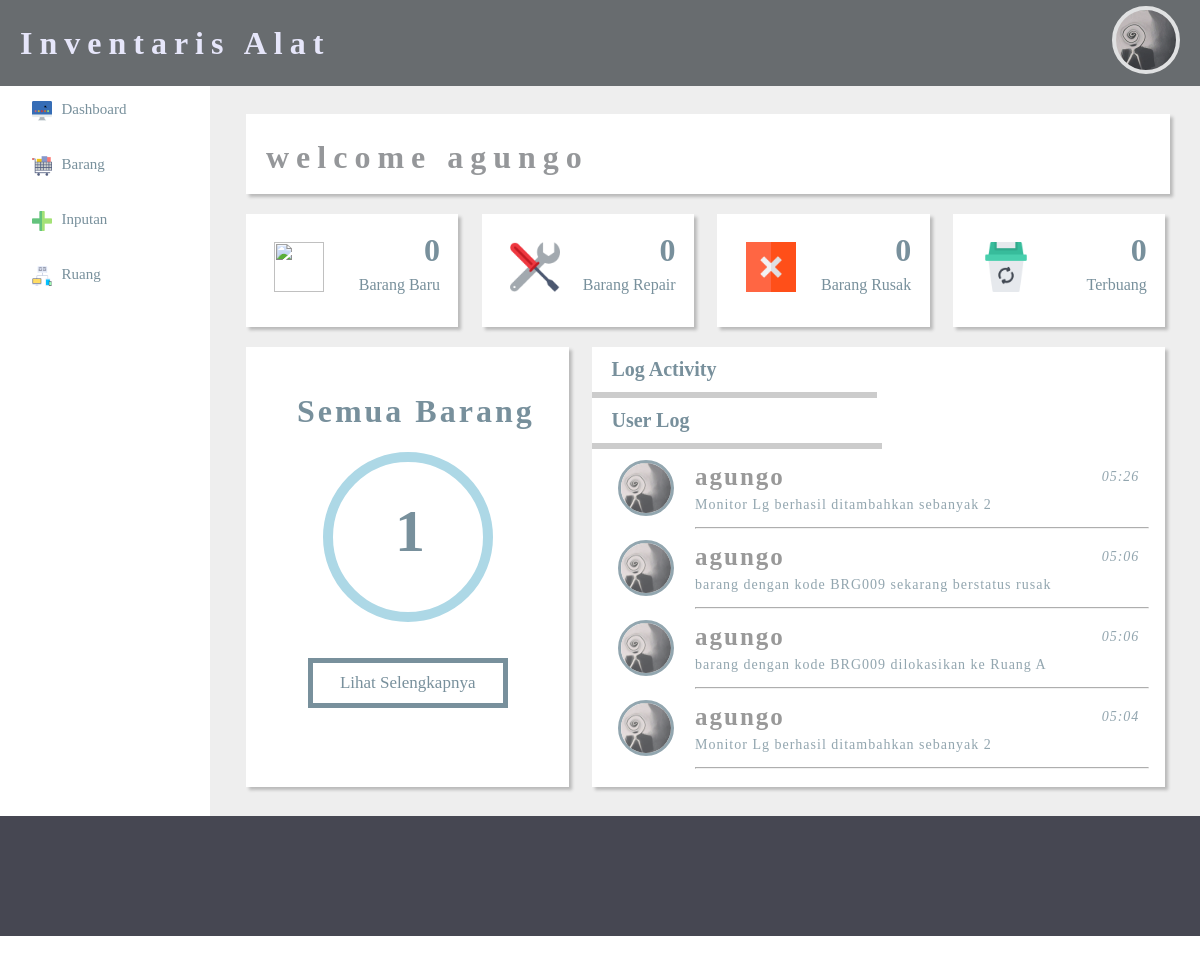
Page /pegawai/inventori.php (signed in) on the committed database.
### tables this page shows
CREATE TABLE IF NOT EXISTS `pegawai` (
  `id` int(11) NOT NULL AUTO_INCREMENT,
  `username` varchar(50) NOT NULL,
  `password` varchar(50) NOT NULL,
  `nama_depan` varchar(30) NOT NULL,
  `nama_belakang` varchar(30) NOT NULL,
  `no_telepon` varchar(15) NOT NULL,
  `email` varchar(50) NOT NULL,
  `umur` int(11) NOT NULL,
  `alamat` text NOT NULL,
  `pertayaan` varchar(50) NOT NULL,
  `jawaban` varchar(50) NOT NULL,
  `nama_gambar` varchar(70) NOT NULL,
  `ukuran` int(11) NOT NULL,
  `tipe` varchar(70) NOT NULL,
  PRIMARY KEY (`id`)
);

CREATE TABLE IF NOT EXISTS `activty_log` (
  `id_activity` int(11) NOT NULL AUTO_INCREMENT,
  `id` int(11) NOT NULL,
  `date` datetime NOT NULL,
  `action` varchar(500) NOT NULL,
  `status` varchar(50) NOT NULL,
  PRIMARY KEY (`id_activity`)
);

### pegawai/session.php (called while the page is built, shortened)
<?php
	$a = $_SESSION['login_pegawai'];
	$u_query= mysql_query("SELECT * FROM pegawai where username='$a'")or die(mysql_error());
	$b = mysql_fetch_array($u_query);
	$nama = $b['nama_depan'];
 ?>

### pegawai/inventori.php (the view, shortened to what this page needs)
<?php
	include 'session.php';
 ?>
 <html>
 <head>
 	<link rel="stylesheet" type="text/css" href="../css/admin_css.css">
 	<link rel="stylesheet" type="text/css" href="../css/tabs.css">
 </head>
 <body>
 	<?php
 		include 'header.php';
 	 ?>
	 <div class="a">
	 <br>
	 <div class="welcome" style="box-shadow: 3px 3px 3px #bababa;">
	 		<h1 style="float: left;" class="hide">welcome <?php echo $nama; ?></h1>
	 </div>
	 	<div class="a1" style="box-shadow: 3px 3px 3px #bababa;">
	 	<a href="barang_baru.php?page=1">
	 		<img src="../img/new.png" width="50" align="middle">
	 		<h1 style="margin-top:0px;">
	 			<?php
	 				$queri = "SELECT * FROM barang WHERE status_brg='baru' or status_brg='selesai repair'";
	 				$sql = mysql_query($queri);
	 				$num = mysql_num_rows($sql);
	 				echo $num;
 	 			?>
	 		</h1>
	 		<p>Barang Baru</p>
	 	</a>
	 	</div>
	 	<div class="a1" id="a1" style="box-shadow: 3px 3px 3px #bababa;">
	 	<a href="barang_repair.php?page=1">
	 		<img src="../img/repair.png" width="50" align="middle" style="float:left;">
	 		<h1 style="margin-top:0px;">
	 			<?php
	 				$queri = "SELECT * FROM barang WHERE status_brg='repair'";
	 				$sql = mysql_query($queri);
	 				$num = mysql_num_rows($sql);
	 				echo $num;
 	 			?>
	 		</h1>
	 		<p>Barang Repair</p>
	 	</a>
	 	</div>
	 	<div class="a1" id="a1" style="box-shadow: 3px 3px 3px #bababa;">
	 	<a href="barang_rusak.php?page=1">
	 		<img src="../img/freak.png" width="50" align="middle" style="float:left;">
	 		<h1 style="margin-top:0px;">
	 			<?php
	 				$queri = "SELECT * FROM barang WHERE status_brg='rusak'";
	 				$sql = mysql_query($queri);
	 				$num = mysql_num_rows($sql);
	 				echo $num;
 	 			?>
	 		</h1>
	 		<p>Barang Rusak</p>
	 	</a>
	 	</div>
	 	<div class="a1" id="a1" style="box-shadow: 3px 3px 3px #bababa;">
	 	<a href="barang_terbuang.php?page=1">
	 		<img src="../img/terbuang.png" width="50" align="middle" style="float:left;">
	 		<h1 style="margin-top:0px;">
	 			<?php
	 				$queri = "SELECT * FROM barang WHERE status_brg='terbuang'";
	 				$sql = mysql_query($queri);
	 				$num = mysql_num_rows($sql);
	 				echo $num;
 	 			?>
	 		</h1>
	 		<p>Terbuang</p>
	 	</a>
	 	</div>
	 	<br><br>
	 	<div class="a2" style="box-shadow: 3px 3px 3px #bababa;">
	 	<br><br>
	 		<center>
	 			<h1>Semua Barang</h1>
	 			<div class="a21">
	 				<h1 style="margin-top:35px; color:#78909C; font-size:60px; font-family:century gothic;">
	 					<?php
	 						$sql = "SELECT * FROM barang";
	 						$query = mysql_query($sql);
	 						$num = mysql_num_rows($query);
	 						echo $num;
	 					 ?>
	 				</h1>
	 			</div><br><br>
	 			<a href="semua_brg.php?page=1">
	 				<button>Lihat Selengkapnya</button>
	 			</a>
	 		</center>
	 	</div>
	 	<div class="a3" style="box-shadow: 3px 3px 3px #bababa;">
	 		<div class="w3-row">
		    <a href="javascript:void(0)" onclick="openCity(event, 'London');">
		      <div class="w3-third tablink w3-bottombar w3-hover-light-grey w3-padding" style="width: 44%;"><h2>Log Activity</h2></div>
		    </a>
		    <a href="javascript:void(0)" onclick="openCity(event, 'Paris');">
		      <div class="w3-third tablink w3-bottombar w3-hover-light-grey w3-padding" style="width: 45%;"><h2>User Log</h2></div>
		    </a>
		  </div>
		  <div id="London" class="w3-container city" style="display:block;">
		  	<?php
		  		$sql = mysql_query("SELECT * FROM activty_log INNER JOIN pegawai ON activty_log.id=pegawai.id ORDER BY activty_log.date DESC LIMIT 0,4");
		  		while ($waw = mysql_fetch_array($sql)) { ?>
			    <div class="message">
			    	<div class="photo">
						<img src="../gambar_profile/<?php echo $waw['nama_gambar']; ?>">
                    </div>
			    	<div class="pesan">
			    		<h3><?php echo $waw['nama_depan']; ?></h3>
			    		<i style="margin-top: -14px;"><?php echo date('H:i', strtotime($waw['date'])); ?></i>
			    		<p><?php echo $waw['action']; ?></p>
			    		<hr>
			    	</div>
			    </div>
		    <?php } ?>
		  </div>
		</div>
	 	</div>
 	<?php
 		include 'sisi.php';
 	 ?>
 <div class="c">
 </div>
 </body>
 </html>

### css/admin_css.css (style rules this page uses)
body { margin: 0; padding: 0; font-family: helvetica; }
.a { width: 77%; padding-top: 10px; padding-left: 3%; padding-right: 2.5%; height: 720px; float: right; background-color: #eee; }
.c { width: 100%; background-color: rgb(70, 71, 82); padding: 5%; float: right; }
.a1 { width: 19%; padding-top: 2%; padding-left: 2%; padding-right: 2%; height: 95px; float: left; background-color: white; }
#a1 { margin-left: 2.5%; float: left; }
.a a { text-decoration: none; }
.a1 h1, .a1 p { text-align: right; margin-top: -15px; font-family: century gothic; color: #78909C; }
.a2 { width: 35%; height: 440px; background-color: white; float: left; margin-top: 20px; }
.a3 { width: 62%; height: 440px; background-color: white; float: left; margin-top: 20px; margin-left: 2.5%; }
.welcome { width: 100%; height: 80px; background-color: white; margin-bottom: 20px; }
.welcome h1 { float: left; position: absolute; font-family: paranoid; margin-top: 25px; color: rgba(49, 54, 58, 0.73); margin-left: 20px; letter-spacing: 7px; opacity: 0.7; }
.a3 h1, .a2 h1 { margin-top: 10px; margin-left: 5%; color: #78909C; font-family: paranoid; letter-spacing: 3px; }
.message { width: 100%; height: 80px; float: left; background-color: ; border-collapse: collapse; opacity: 0.8; }
.message img { border:3px solid #78909C; border-radius: 50%; width: 50px; float: left; }
.pesan { width: 84%; height: 100%; float: right; background-color: #fff; }
.pesan h3 { margin-top: 13px; font-family: paranoid; color: grey; letter-spacing: 2px; margin-bottom: -8px; font-size: 25px; }
.pesan p, i { font-family: paranoid; font-size: 14px; color: #78909C; letter-spacing: 1px; }
.pesan i { float: right; margin-right: 10px; }

### css/tabs.css (style rules this page uses)
img { margin-bottom:-5px }
a { color:inherit }
.w3-container:after,.w3-container:before,.w3-panel:after,.w3-panel:before,.w3-row:after,.w3-row:before,.w3-row-padding:after,.w3-row-padding:before, .w3-cell-row:before,.w3-cell-row:after,.w3-clear:after,.w3-clear:before,.w3-bar:before,.w3-bar:after { content:"";display:table;clear:both }
.w3-col,.w3-half,.w3-third,.w3-twothird,.w3-threequarter,.w3-quarter { float:left;width:100% }
@media (min-width:601px) { .w3-col.m4,.w3-third { width:33.33333% } }
.w3-container,.w3-panel { padding:0.01em 16px }
.w3-bottombar { border-bottom:6px solid #ccc!important }
.w3-padding { padding:8px 16px!important }

### pegawai/inventori.php (style rules this page uses)
.a { background-color: #eeeeee; }
.a21 { width: 150px; height: 150px; background-color: transparent; border: 10px solid lightblue; border-radius: 50%; }
.a2 button { width: 200px; height: 50px; background-color: transparent; border: 5px solid #78909C; font-family: century gothic; color: #78909C; font-size: 17px; }
.a img { float:left; margin-top: 10px; margin-left: 10px; }
.w3-row h2 { margin: 3px; font-family: paranoid; color: #78909C; font-size: 20px; }

### rows in the picture
pegawai: nama_depan "agungo"
activty_log: pegawai.nama_gambar (picture), pegawai.nama_depan "agungo", date "05:26", action "Monitor Lg berhasil ditambahkan sebanyak 2"
activty_log: pegawai.nama_gambar (picture), pegawai.nama_depan "agungo", date "05:06", action "barang dengan kode BRG009 sekarang berstatus rusak"
activty_log: pegawai.nama_gambar (picture), pegawai.nama_depan "agungo", date "05:06", action "barang dengan kode BRG009 dilokasikan ke Ruang A"
activty_log: pegawai.nama_gambar (picture), pegawai.nama_depan "agungo", date "05:04", action "Monitor Lg berhasil ditambahkan sebanyak 2"

### other values in the picture
$num "0"
$num "1"
